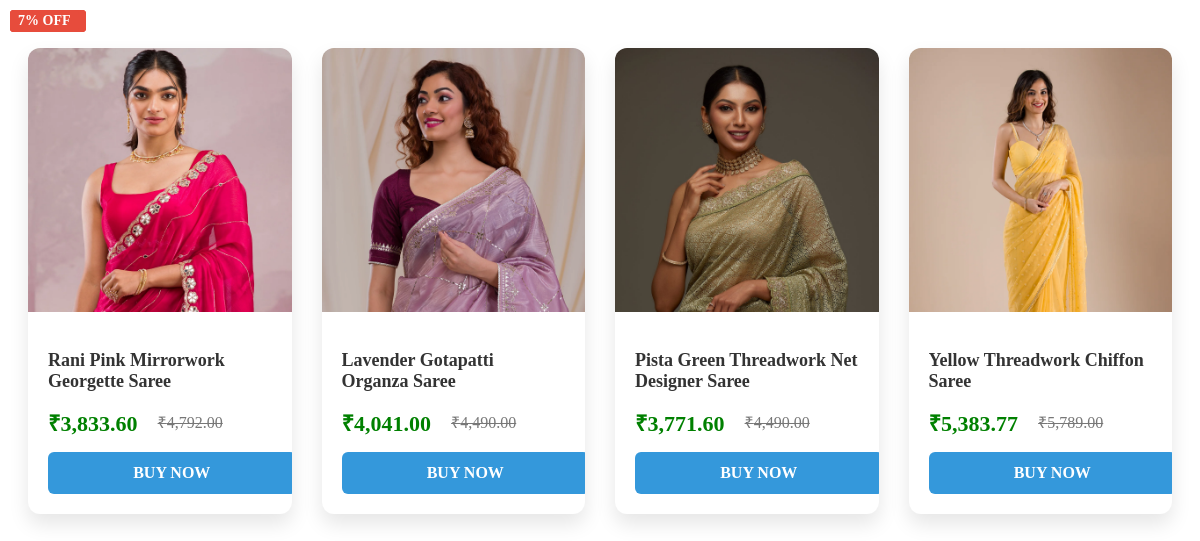
The page /product.php on the database its author committed.
### tables this page shows
CREATE TABLE `product` (
  `Product_id` int(11) NOT NULL,
  `Name` text NOT NULL,
  `Description` text NOT NULL,
  `Price` int(11) NOT NULL,
  `w_data` text NOT NULL,
  `discount_p` int(11) NOT NULL,
  `Img_filename1` text NOT NULL,
  `Img_filename2` text NOT NULL,
  `Img_filename3` text NOT NULL,
  `Img_filename4` text NOT NULL,
  `Img_filename5` text NOT NULL,
  `Img_filename6` text NOT NULL,
  `Category` varchar(30) NOT NULL,
  `Availability` varchar(30) NOT NULL
);

### product.php (the view, shortened to what this page needs)
<?php
include_once 'connection.php';
$sql = "SELECT * FROM product WHERE Availability = 'Instock' OR Availability = 'Available'";
$result = mysqli_query($conn, $sql);
?>
<div class="container">
    <div class="product-grid">
        <?php while ($row = mysqli_fetch_assoc($result)) {
            $discountPercentage = $row['discount_p'];
            $originalPrice = $row['Price'];
            $discountedPrice = $originalPrice * (1 - $discountPercentage / 100);
            ?>
            <div class="product-card">
                <div class="product-image-container">
                    <img src="images/product/<?php echo htmlspecialchars($row['Img_filename1']); ?>"
                        alt="<?php echo htmlspecialchars($row['Name']); ?>" class="product-image">
                </div>
                <div class="product-details">
                    <h3 class="product-name"><?php echo htmlspecialchars($row['Name']); ?></h3>
                    <div class="product-price">
                        <?php if ($discountPercentage > 0) { ?>
                            <span class="discounted-price">₹<?php echo number_format($discountedPrice, 2); ?></span>
                            <span class="original-price">₹<?php echo number_format($originalPrice, 2); ?></span>
                            <span class="discount-badge"><?php echo $discountPercentage; ?>% OFF</span>
                        <?php } else { ?>
                            <span class="regular-price">₹<?php echo number_format($originalPrice, 2); ?></span>
                        <?php } ?>
                    </div>
                    <a href="single_product_view.php?product_id=<?php echo $row['Product_id']; ?>" class="btn-buy-now">
                        Buy Now
                    </a>
                </div>
            </div>
        <?php } ?>
    </div>
</div>

### product.php (style rules this page uses)
.discount-badge { background-color: #e60026; color: white; padding: 4px 8px; position: absolute; top: 10px; left: 10px; border-radius: 3px; z-index: 2; font-size: 12px; font-weight: bold; }
.discounted-price { color: #000; font-weight: bold; font-size: 15px; margin-right: 10px; }
.original-price { color: #888; text-decoration: line-through; }
.regular-price, .discounted-price { color: green !important; font-weight: bold; font-size: 20px; }
.container { max-width: 1200px; margin: 0 auto; padding: 20px; }
.product-grid { display: grid; grid-template-columns: repeat(auto-fill, minmax(250px, 1fr)); gap: 30px; padding: 20px 0; }
.product-card { background-color: #fff; border-radius: 12px; box-shadow: 0 10px 20px rgba(0, 0, 0, 0.1); overflow: hidden; transition: all 0.3s ease; display: flex; flex-direction: column; }
.product-image-container { position: relative; padding-top: 100%; overflow: hidden; }
.product-image { position: absolute; top: 0; left: 0; width: 100%; height: 100%; object-fit: cover; object-position: top; transition: transform 0.3s ease; }
.product-details { padding: 20px; display: flex; flex-direction: column; flex-grow: 1; }
.product-name { font-size: 18px; font-weight: 600; margin-bottom: 15px; color: #333; display: -webkit-box; -webkit-line-clamp: 2; -webkit-box-orient: vertical; overflow: hidden; text-overflow: ellipsis; }
.product-price { display: flex; align-items: center; flex-wrap: wrap; margin-bottom: 15px; }
.discounted-price { font-size: 22px; font-weight: 700; color: #e74c3c; }
.original-price { font-size: 16px; text-decoration: line-through; color: #777; margin-left: 10px; }
.discount-badge { background-color: #e74c3c; color: #fff; font-size: 14px; font-weight: 600; padding: 3px 8px; border-radius: 4px; margin-left: auto; }
.btn-buy-now { display: block; width: 100%; padding: 12px; background-color: #3498db; color: #fff; text-align: center; text-decoration: none; border-radius: 6px; transition: background-color 0.3s ease; font-size: 16px; font-weight: 600; text-transform: uppercase; margin-top: auto; }

### rows shown on the page
product: Img_filename1+Name (picture), Name "Rani Pink Mirrorwork Georgette Saree", discountedPrice "3,833.60", Price "4,792.00"
product: Img_filename1+Name (picture), Name "Lavender Gotapatti Organza Saree", discountedPrice "4,041.00", Price "4,490.00"
product: Img_filename1+Name (picture), Name "Pista Green Threadwork Net Designer Saree", discountedPrice "3,771.60", Price "4,490.00"
product: Img_filename1+Name (picture), Name "Yellow Threadwork Chiffon Saree", discountedPrice "5,383.77", Price "5,789.00", discount_p "7"
